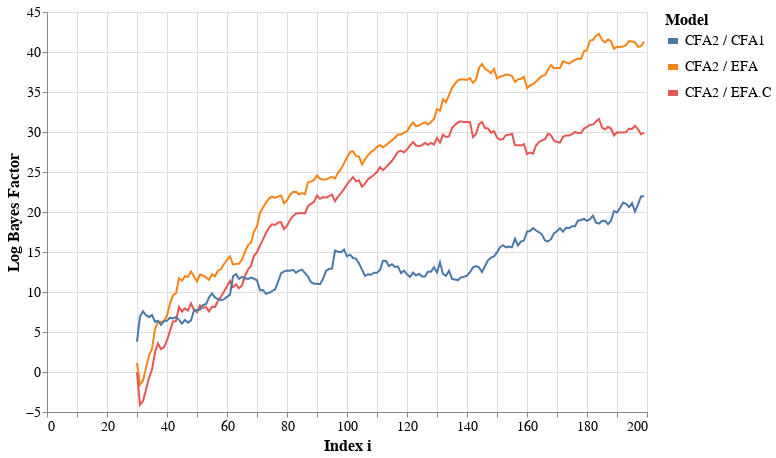

Notebook cell for this chart:
### Code cell
width = 600
height = 400
c = alt.Chart(bfdf).mark_line(
    strokeWidth = 2,
    ).encode(
    alt.X('t:Q', title='Index i', scale=alt.Scale(domain=[0,200])),
    alt.Y('value:Q', title='Log Bayes Factor'),
    alt.Color('Model')
    ).properties(
    width=width, height=height
    ).configure_legend(
    titleFontSize=16,
    labelFontSize=14,
    symbolStrokeWidth=6
    ).configure_axis(
    labelFontSize=14,
    titleFontSize=16
).interactive()

c

### Figure 1 — Vega-Lite specification as saved in the notebook (floating-point values rounded to 4 significant figures; data arrays with more than 128 entries replaced by an {"elided": "..."} marker saying what was removed)
{"config": {"view": {"continuousWidth": 400, "continuousHeight": 300}, "axis": {"labelFontSize": 14, "titleFontSize": 16}, "legend": {"labelFontSize": 14, "symbolStrokeWidth": 6, "titleFontSize": 16}}, "data": {"name": "data-97e6e47b52ae976e116af41a3bafc3de"}, "mark": {"type": "line", "strokeWidth": 2}, "encoding": {"color": {"type": "nominal", "field": "Model"}, "x": {"type": "quantitative", "field": "t", "scale": {"domain": [0, 200]}, "title": "Index i"}, "y": {"type": "quantitative", "field": "value", "title": "Log Bayes Factor"}}, "height": 400, "selection": {"selector001": {"type": "interval", "bind": "scales", "encodings": ["x", "y"]}}, "width": 600, "$schema": "https://vega.github.io/schema/vega-lite/v4.8.1.json", "datasets": {"data-97e6e47b52ae976e116af41a3bafc3de": {"elided": "510 records"}}}
